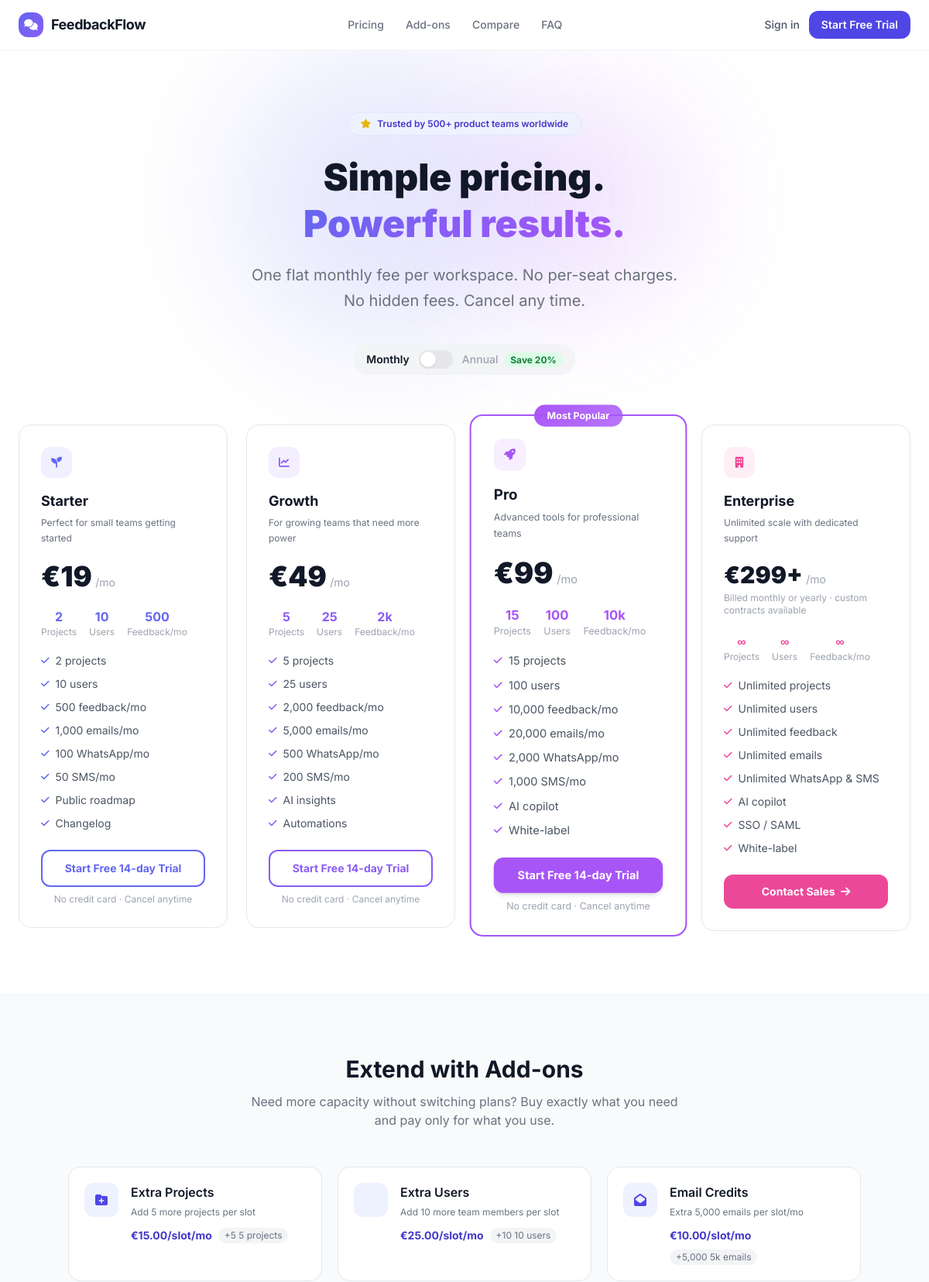
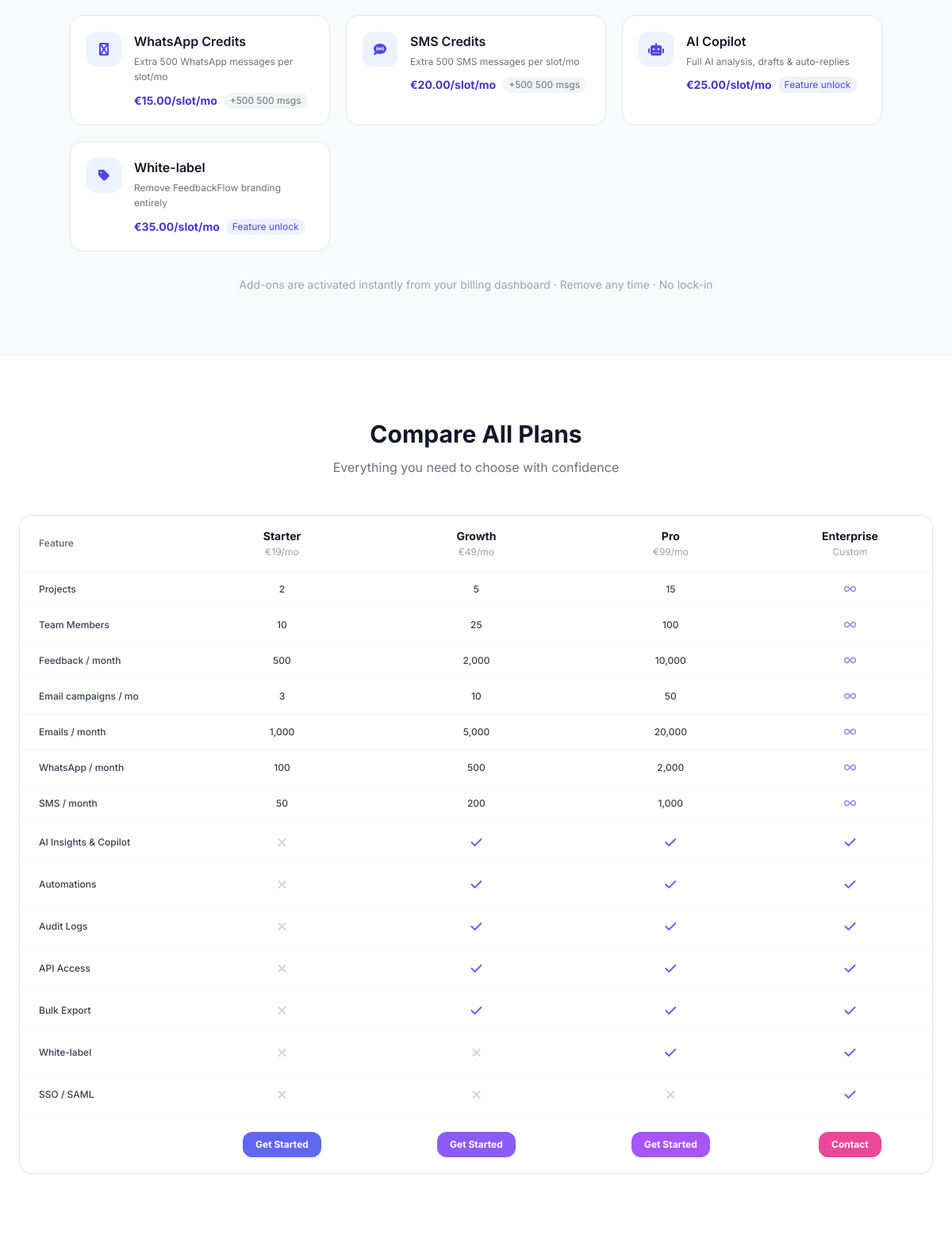
/pricing.php (upper part), run on the app's committed database (2 pictures, top to bottom).
### tables this page shows
CREATE TABLE `ff_billing_plans` (
  `id` int(11) NOT NULL,
  `name` varchar(80) NOT NULL,
  `description` varchar(255) DEFAULT NULL,
  `highlight_color` varchar(7) NOT NULL DEFAULT '#6366f1',
  `slug` varchar(80) NOT NULL,
  `price_monthly` decimal(10,2) NOT NULL DEFAULT 0.00,
  `price_yearly` decimal(10,2) NOT NULL DEFAULT 0.00,
  `currency` varchar(3) NOT NULL DEFAULT 'USD',
  `max_projects` int(11) NOT NULL DEFAULT 1,
  `max_users` int(11) NOT NULL DEFAULT 3,
  `max_emails` int(11) NOT NULL DEFAULT 500,
  `max_whatsapp` int(11) NOT NULL DEFAULT 0,
  `max_sms` int(11) NOT NULL DEFAULT 0,
  `allow_ai` tinyint(1) NOT NULL DEFAULT 0,
  `allow_white_label` tinyint(1) NOT NULL DEFAULT 0,
  `allow_api` tinyint(1) NOT NULL DEFAULT 0,
  `allow_export` tinyint(1) NOT NULL DEFAULT 0,
  `allow_automations` tinyint(1) NOT NULL DEFAULT 0,
  `allow_audit_logs` tinyint(1) NOT NULL DEFAULT 0,
  `allow_sso` tinyint(1) NOT NULL DEFAULT 0,
  `max_team_members` int(11) NOT NULL DEFAULT 1,
  `max_feedback_per_month` int(11) NOT NULL DEFAULT 100,
  `max_campaigns_per_month` int(11) NOT NULL DEFAULT 0,
  `features` text DEFAULT NULL,
  `is_active` tinyint(1) NOT NULL DEFAULT 1,
  `sort_order` int(11) NOT NULL DEFAULT 0
);

CREATE TABLE `ff_addons` (
  `id` int(11) NOT NULL,
  `slug` varchar(80) NOT NULL,
  `name` varchar(120) NOT NULL,
  `description` varchar(255) NOT NULL DEFAULT '',
  `type` enum('quantity','boolean') NOT NULL DEFAULT 'quantity',
  `resource` varchar(80) DEFAULT NULL,
  `unit_label` varchar(60) NOT NULL DEFAULT 'unit',
  `units_per_qty` int(11) NOT NULL DEFAULT 1,
  `price_per_qty` decimal(8,2) NOT NULL DEFAULT 0.00,
  `min_qty` int(11) NOT NULL DEFAULT 1,
  `max_qty` int(11) NOT NULL DEFAULT 100,
  `icon` varchar(60) NOT NULL DEFAULT 'fa-puzzle-piece',
  `is_active` tinyint(1) NOT NULL DEFAULT 1,
  `sort_order` int(11) NOT NULL DEFAULT 0
);

### pricing.php (the view, shortened to what the rows shown need)
<?php
require_once __DIR__ . '/config.php';
require_once __DIR__ . '/includes/db.php';
require_once __DIR__ . '/includes/billing.php';
try {
    $plans        = BillingService::getAllPlans();
    $addonCatalog = BillingService::getAvailableAddons();
} catch (\Throwable $e) {
    $plans        = [];
    $addonCatalog = [];
}
function h2(string $str): string {
    return htmlspecialchars($str, ENT_QUOTES | ENT_HTML5, 'UTF-8');
}
$featureMatrix = [
    ['label'=>'Projects',              'key'=>'max_projects',            'type'=>'num'],
    ['label'=>'Team Members',          'key'=>'max_users',               'type'=>'num'],
    ['label'=>'Feedback / month',      'key'=>'max_feedback_per_month',  'type'=>'num'],
    ['label'=>'Email campaigns / mo',  'key'=>'max_campaigns_per_month', 'type'=>'num'],
    ['label'=>'Emails / month',        'key'=>'max_emails',              'type'=>'num'],
    ['label'=>'WhatsApp / month',      'key'=>'max_whatsapp',            'type'=>'num'],
    ['label'=>'SMS / month',           'key'=>'max_sms',                 'type'=>'num'],
    ['label'=>'AI Insights & Copilot', 'key'=>'allow_ai',                'type'=>'bool'],
    ['label'=>'Automations',           'key'=>'allow_automations',       'type'=>'bool'],
    ['label'=>'Audit Logs',            'key'=>'allow_audit_logs',        'type'=>'bool'],
    ['label'=>'API Access',            'key'=>'allow_api',               'type'=>'bool'],
    ['label'=>'Bulk Export',           'key'=>'allow_export',            'type'=>'bool'],
    ['label'=>'White-label',           'key'=>'allow_white_label',       'type'=>'bool'],
    ['label'=>'SSO / SAML',            'key'=>'allow_sso',               'type'=>'bool'],
];
$planIcons = [
    'starter'    => 'fa-seedling',
    'growth'     => 'fa-chart-line',
    'pro'        => 'fa-rocket',
    'enterprise' => 'fa-building',
];
?>
<!DOCTYPE html>
<html lang="en">
<head>
<script src="https://cdn.tailwindcss.com"></script>
<link rel="stylesheet" href="https://cdnjs.cloudflare.com/ajax/libs/font-awesome/6.5.0/css/all.min.css">
</head>
<body class="bg-white text-gray-900 antialiased">
<section class="relative overflow-hidden pt-20 pb-16 px-6">
  <div class="max-w-3xl mx-auto text-center relative">
    <h1 class="text-5xl font-black text-gray-900 leading-tight mb-5">
      Simple pricing.<br><span class="gradient-text">Powerful results.</span>
    </h1>
  </div>
</section>
<section id="pricing" class="px-6 pb-20">
  <div class="max-w-6xl mx-auto">
    <?php if (empty($plans)): ?>
    <div class="text-center py-16 text-gray-400">
      <i class="fas fa-database text-4xl mb-4"></i>
      <p class="text-lg font-medium">No plans found</p>
      <p class="text-sm mt-2">Run <code class="bg-gray-100 px-2 py-0.5 rounded text-gray-700">db-billing-migration.sql</code> to seed pricing data.</p>
    </div>
    <?php else: ?>
    <div class="grid grid-cols-1 md:grid-cols-2 lg:grid-cols-4 gap-6 items-start">
      <?php foreach ($plans as $plan):
        $monthly  = (float)$plan['price_monthly'];
        $isPopular= ($plan['slug'] === 'pro');
        $isEnt    = ($plan['slug'] === 'enterprise');
        $color    = $plan['highlight_color'] ?? '#6366f1';
        $features = json_decode($plan['features'] ?? '[]', true) ?: [];
        $icon     = $planIcons[$plan['slug']] ?? 'fa-star';
        $cardCls  = $isPopular ? 'popular-card border-2' : 'plan-card border';
        $borderSt = $isPopular ? "border-color:{$color}" : 'border-color:#e5e7eb';
      ?>
      <div class="<?= $cardCls ?> bg-white rounded-2xl p-7 flex flex-col relative" style="<?= $borderSt ?>">
        <?php if ($isPopular): ?>
        <div class="absolute -top-3.5 left-1/2 -translate-x-1/2">
          <span class="text-white text-xs font-bold px-4 py-1.5 rounded-full shadow-sm"
                style="background:linear-gradient(135deg,<?= $color ?>,<?= $color ?>cc)">Most Popular</span>
        </div>
        <?php endif; ?>
        <div class="w-10 h-10 rounded-xl flex items-center justify-center mb-4"
             style="background:<?= $color ?>18">
          <i class="fas <?= $icon ?> text-sm" style="color:<?= $color ?>"></i>
        </div>
        <h3 class="text-lg font-bold text-gray-900 mb-1"><?= h2($plan['name']) ?></h3>
        <p class="text-xs text-gray-500 mb-5 leading-relaxed"><?= h2($plan['description'] ?? '') ?></p>
        <div class="mb-5">
          <?php if ($isEnt): ?>
            <span class="text-3xl font-black text-gray-900">€<?= number_format($monthly, 0) ?>+</span>
            <span class="text-gray-400 text-sm">/mo</span>
            <p class="text-xs text-gray-400 mt-1">Billed monthly or yearly · custom contracts available</p>
          <?php else: ?>
            <div>
              <span class="price-monthly-<?= h2($plan['slug']) ?> text-4xl font-black text-gray-900">€<?= number_format($monthly, 0) ?></span>
              <span class="price-monthly-label-<?= h2($plan['slug']) ?> text-gray-400 text-sm">/mo</span>
            </div>
          <?php endif; ?>
        </div>
        <?php
          $statItems = [
            ['v'=>$plan['max_projects'],           'l'=>'Projects'],
            ['v'=>$plan['max_users'],              'l'=>'Users'],
            ['v'=>$plan['max_feedback_per_month'], 'l'=>'Feedback/mo'],
          ];
        ?>
        <div class="flex gap-4 mb-5">
          <?php foreach($statItems as $st):
            $v = ((int)$st['v'] === -1) ? '∞' : (((int)$st['v'] >= 1000) ? number_format((int)$st['v']/1000,0).'k' : (string)(int)$st['v']);
          ?>
          <div class="text-center">
            <div class="text-base font-bold" style="color:<?= $color ?>"><?= $v ?></div>
            <div class="text-xs text-gray-400 leading-tight"><?= $st['l'] ?></div>
          </div>
          <?php endforeach; ?>
        </div>
        <ul class="space-y-2.5 flex-1 mb-6 text-sm">
          <?php foreach (array_slice($features, 0, 8) as $feat): ?>
          <li class="flex items-start gap-2 text-gray-600">
            <i class="fas fa-check mt-0.5 flex-shrink-0 text-xs" style="color:<?= $color ?>"></i>
            <?= htmlspecialchars($feat) ?>
          </li>
          <?php endforeach; ?>
        </ul>
        <?php if ($isEnt): ?>
        <a href="mailto:sales@feedbackflow.app?subject=Enterprise%20plan%20enquiry"
           class="block w-full text-center py-3 rounded-xl text-sm font-bold text-white transition"
           style="background:<?= $color ?>">
          Contact Sales <i class="fas fa-arrow-right ml-1"></i>
        </a>
        <?php else: ?>
        <a href="<?= APP_URL ?>/install.php"
           class="block w-full text-center py-3 rounded-xl text-sm font-bold transition <?= $isPopular ? 'text-white shadow-md' : '' ?>"
           style="<?= $isPopular ? "background:{$color}" : "border:2px solid {$color};color:{$color}" ?>">
          Start Free 14-day Trial
        </a>
        <p class="text-xs text-center text-gray-400 mt-2">No credit card · Cancel anytime</p>
        <?php endif; ?>
      </div>
      <?php endforeach; ?>
    </div>
    <?php endif; ?>
  </div>
</section>
<?php if (!empty($addonCatalog)): ?>
<section id="addons" class="bg-gray-50 py-20 px-6">
  <div class="max-w-5xl mx-auto">
    <div class="text-center mb-12">
      <h2 class="text-3xl font-bold text-gray-900 mb-3">Extend with Add-ons</h2>
    </div>
    <div class="grid grid-cols-1 sm:grid-cols-2 lg:grid-cols-3 gap-5">
      <?php foreach ($addonCatalog as $addon): ?>
      <div class="addon-card bg-white rounded-2xl border border-gray-200 p-5 flex items-start gap-4 transition">
        <div class="w-11 h-11 bg-indigo-50 rounded-xl flex items-center justify-center flex-shrink-0">
          <i class="fas <?= h2($addon['icon']) ?> text-indigo-600"></i>
        </div>
        <div>
          <p class="font-semibold text-gray-900 mb-1"><?= h2($addon['name']) ?></p>
          <p class="text-xs text-gray-500 mb-2.5 leading-relaxed"><?= h2($addon['description']) ?></p>
          <div class="flex items-center flex-wrap gap-2">
            <span class="text-sm font-bold text-indigo-700">€<?= number_format((float)$addon['price_per_qty'], 2) ?>/slot/mo</span>
            <?php if ($addon['type'] === 'quantity'): ?>
            <span class="text-xs text-gray-500 bg-gray-100 px-2 py-0.5 rounded-full">
              +<?= number_format((int)$addon['units_per_qty']) ?> <?= h2($addon['unit_label']) ?>
            </span>
            <?php else: ?>
            <span class="text-xs text-indigo-600 bg-indigo-50 px-2 py-0.5 rounded-full">Feature unlock</span>
            <?php endif; ?>
          </div>
        </div>
      </div>
      <?php endforeach; ?>
    </div>
  </div>
</section>
<?php endif; ?>
<section id="compare" class="py-20 px-6">
  <div class="max-w-6xl mx-auto">
    <div class="text-center mb-12">
      <h2 class="text-3xl font-bold text-gray-900 mb-3">Compare All Plans</h2>
    </div>
    <div class="bg-white rounded-2xl border border-gray-200 overflow-x-auto shadow-sm">
      <table class="w-full text-sm">
        <thead>
          <tr class="border-b border-gray-100">
            <th class="text-left px-6 py-4 text-xs font-semibold text-gray-500 w-52">Feature</th>
            <?php foreach ($plans as $plan): ?>
            <th class="px-4 py-4 text-center">
              <span class="block text-sm font-bold text-gray-900"><?= h2($plan['name']) ?></span>
              <?php $m = (float)$plan['price_monthly']; ?>
              <span class="block text-xs font-normal text-gray-400 mt-0.5">
                <?= ($plan['slug']==='enterprise') ? 'Custom' : (($m===0.0) ? 'Free' : '€'.number_format($m,0).'/mo') ?>
              </span>
            </th>
            <?php endforeach; ?>
          </tr>
        </thead>
        <tbody>
          <?php foreach ($featureMatrix as $row): ?>
          <tr class="feature-row border-b border-gray-50">
            <td class="px-6 py-3.5 font-medium text-gray-700 text-xs"><?= h2($row['label']) ?></td>
            <?php foreach ($plans as $plan):
              $val = $plan[$row['key']] ?? null;
            ?>
            <td class="px-4 py-3.5 text-center text-xs">
              <?php if ($row['type'] === 'bool'):
                $on = ((int)$val === 1 || (int)$val === -1);
              ?>
                <?php if ($on): ?>
                <i class="fas fa-check check text-base"></i>
                <?php else: ?>
                <i class="fas fa-xmark cross text-base"></i>
                <?php endif; ?>
              <?php else:
                if ((int)$val === -1): ?>
                <i class="fas fa-infinity text-indigo-400"></i>
                <?php else: ?>
                <span class="font-medium text-gray-700"><?= number_format((int)($val ?? 0)) ?></span>
                <?php endif; ?>
              <?php endif; ?>
            </td>
            <?php endforeach; ?>
          </tr>
          <?php endforeach; ?>
          <tr>
            <?php foreach ($plans as $plan):
              $color = $plan['highlight_color'] ?? '#6366f1';
            ?>
            <td class="px-4 py-5 text-center">
              <?php if ($plan['slug']==='enterprise'): ?>
              <a href="mailto:sales@feedbackflow.app"
                 class="inline-block text-xs font-bold px-4 py-2 rounded-xl text-white"
                 style="background:<?= $color ?>">Contact</a>
              <?php else: ?>
              <a href="<?= APP_URL ?>/install.php"
                 class="inline-block text-xs font-bold px-4 py-2 rounded-xl text-white"
                 style="background:<?= $color ?>">Get Started</a>
              <?php endif; ?>
            </td>
            <?php endforeach; ?>
          </tr>
        </tbody>
      </table>
    </div>
  </div>
</section>
</body>
</html>

### data on the page
ff_billing_plans: name "Starter", description "Perfect for small teams getting started", price_monthly "19", v "2", l "Projects", v "10", l "Users", v "500", l "Feedback/mo", features "2 projects", features "10 users", features "500 feedback/mo", features "1,000 emails/mo", features "100 WhatsApp/mo", features "50 SMS/mo", features "Public roadmap", features "Changelog", max_projects "2", max_users "10", max_feedback_per_month "500", max_campaigns_per_month "3", max_emails "1,000", max_whatsapp "100", max_sms "50", allow_ai 0 (drawn), allow_automations 0 (drawn), allow_audit_logs 0 (drawn), allow_api 0 (drawn), allow_export 0 (drawn), allow_white_label 0 (drawn), allow_sso 0 (drawn)
ff_billing_plans: name "Growth", description "For growing teams that need more power", price_monthly "49", v "5", l "Projects", v "25", l "Users", v "2k", l "Feedback/mo", features "5 projects", features "25 users", features "2,000 feedback/mo", features "5,000 emails/mo", features "500 WhatsApp/mo", features "200 SMS/mo", features "AI insights", features "Automations", max_projects "5", max_users "25", max_feedback_per_month "2,000", max_campaigns_per_month "10", max_emails "5,000", max_whatsapp "500", max_sms "200", allow_ai 1 (drawn), allow_automations 1 (drawn), allow_audit_logs 1 (drawn), allow_api 1 (drawn), allow_export 1 (drawn), allow_white_label 0 (drawn), allow_sso 0 (drawn)
ff_billing_plans: name "Pro", description "Advanced tools for professional teams", price_monthly "99", v "15", l "Projects", v "100", l "Users", v "10k", l "Feedback/mo", features "15 projects", features "100 users", features "10,000 feedback/mo", features "20,000 emails/mo", features "2,000 WhatsApp/mo", features "1,000 SMS/mo", features "AI copilot", features "White-label", max_projects "15", max_users "100", max_feedback_per_month "10,000", max_campaigns_per_month "50", max_emails "20,000", max_whatsapp "2,000", max_sms "1,000", allow_ai 1 (drawn), allow_automations 1 (drawn), allow_audit_logs 1 (drawn), allow_api 1 (drawn), allow_export 1 (drawn), allow_white_label 1 (drawn), allow_sso 0 (drawn)
ff_billing_plans: name "Enterprise", description "Unlimited scale with dedicated support", price_monthly "299", v "∞", l "Projects", l "Users", l "Feedback/mo", features "Unlimited projects", features "Unlimited users", features "Unlimited feedback", features "Unlimited emails", features "Unlimited WhatsApp & SMS", features "AI copilot", features "SSO / SAML", features "White-label", slug "Custom", max_projects -1 (drawn), max_users -1 (drawn), max_feedback_per_month -1 (drawn), max_campaigns_per_month -1 (drawn), max_emails -1 (drawn), max_whatsapp -1 (drawn), max_sms -1 (drawn), allow_ai 1 (drawn), allow_automations 1 (drawn), allow_audit_logs 1 (drawn), allow_api 1 (drawn), allow_export 1 (drawn), allow_white_label 1 (drawn), allow_sso 1 (drawn)
ff_addons: name "Extra Projects", description "Add 5 more projects per slot", price_per_qty "15.00", units_per_qty "5", unit_label "5 projects"
ff_addons: name "Extra Users", description "Add 10 more team members per slot", price_per_qty "25.00", units_per_qty "10", unit_label "10 users"
ff_addons: name "Email Credits", description "Extra 5,000 emails per slot/mo", price_per_qty "10.00", units_per_qty "5,000", unit_label "5k emails"
ff_addons: name "WhatsApp Credits", description "Extra 500 WhatsApp messages per slot/mo", price_per_qty "15.00", units_per_qty "500", unit_label "500 msgs"
ff_addons: name "SMS Credits", description "Extra 500 SMS messages per slot/mo", price_per_qty "20.00", units_per_qty "500", unit_label "500 msgs"
ff_addons: name "AI Copilot", description "Full AI analysis, drafts & auto-replies", price_per_qty "25.00", type "Feature unlock"
ff_addons: name "White-label", description "Remove FeedbackFlow branding entirely", price_per_qty "35.00", type "Feature unlock"

### other printed values
APP_NAME "FeedbackFlow"
h2($row['label']) "Projects"
h2($row['label']) "Team Members"
h2($row['label']) "Feedback / month"
h2($row['label']) "Email campaigns / mo"
h2($row['label']) "Emails / month"
h2($row['label']) "WhatsApp / month"
h2($row['label']) "SMS / month"
h2($row['label']) "AI Insights & Copilot"
h2($row['label']) "Automations"
h2($row['label']) "Audit Logs"
h2($row['label']) "API Access"
h2($row['label']) "Bulk Export"
h2($row['label']) "SSO / SAML"
